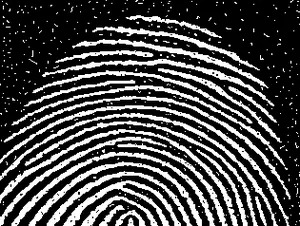
#> input picture 07-NOv/example2.jpeg, 300 x 226 px, found by its file name
$ python 01.py
#> lines starting #> are read from the running program, lines starting #| are printed output that depends on the picture
import cv2
import numpy as np
import matplotlib.pyplot as plt

# Function for erosion
def erosion(img, SE):
    m, n = img.shape
    imgErode = np.zeros((m, n))

    for i in range(1, m-1):
        for j in range(1, n-1):
            imgErode[i, j] = np.min(img[i-1:i+2, j-1:j+2] * SE)

    return imgErode

# Function for dilation
def dilation(img, SE):
    m, n = img.shape
    imgDilate = np.zeros((m, n), dtype=np.uint8)

    for i in range(1, m-1):
        for j in range(1, n-1):
            imgDilate[i, j] = np.max(img[i-1:i+2, j-1:j+2] + SE)

    return imgDilate

# Load the input image
img = cv2.imread(r"C:\Users\aryan\OneDrive - st.niituniversity.in\DIP\07-NOv\example2.jpeg",0)
#> img is the input picture: shape (226, 300); min 0, max 255, mean 73.9

# Save a copy of the input image as "finger.png"
cv2.imwrite("finger.png", img)

# Define the structuring element with a kernel size of 3x3
kernel_size = (3, 3)
SE = np.ones(kernel_size, dtype=np.uint8)

# Erode the image
AeB = erosion(img, SE)
#> after the loop in erosion, `for i in range(1, m-1):`:
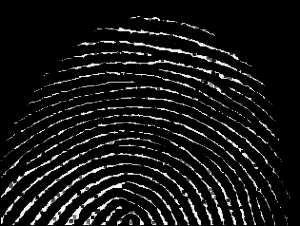
#> imgErode: shape (226, 300) float64; min 0, max 252, mean 21.7

# Dilate the eroded image (opening operation)
AoB = dilation(AeB, SE)
#> after the loop in dilation, `for i in range(1, m-1):`:
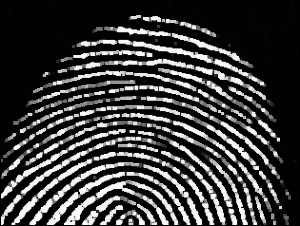
#> imgDilate: shape (226, 300); min 0, max 253, mean 59.9

# Dilate the opened image followed by erosion (closing operation)
AoBdB = dilation(AoB, SE)
#> after the loop in dilation (call 2), `for i in range(1, m-1):`:
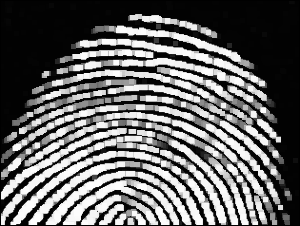
#> imgDilate: shape (226, 300); min 0, max 254, mean 102
AoBdBeB = erosion(AoBdB, SE)

# Plot all the images
plt.figure(figsize=(10, 10))

plt.subplot(3, 2, 1)
plt.imshow(img, cmap='gray')
plt.title("Original")

plt.subplot(3, 2, 2)
plt.title("E(A,B)")
plt.imshow(AeB, cmap='gray')

plt.subplot(3, 2, 3)
plt.title("O(A, B)")
plt.imshow(AoB, cmap='gray')

plt.subplot(3, 2, 4)
plt.title("D(O(A,B), B)")
plt.imshow(AoBdB, cmap='gray')

plt.subplot(3, 2, 5)
plt.title("C((O(A,B),B),B)")
plt.imshow(AoBdBeB, cmap='gray')

# Save the filtered image
cv2.imwrite("finger_filtered.png", AoBdBeB)
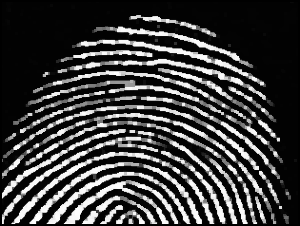
#> saved as finger_filtered.png: shape (226, 300); min 0, max 254, mean 61.6

# Display the plots
plt.show()

$ run again, with 07-NOv/example3.png saved as 07-NOv/example2.jpeg
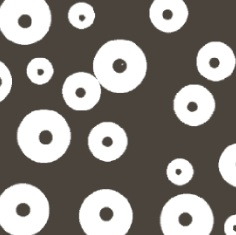
#> input picture 07-NOv/example3.png, 236 x 235 px, found by its file name
#> after the loop in dilation (call 2), `for i in range(1, m-1):`:
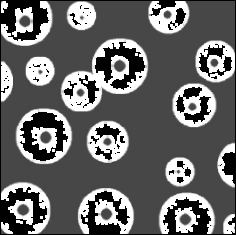
#> imgDilate: shape (235, 236); min 0, max 255, mean 104.4
#> after the loop in erosion (call 2), `for i in range(1, m-1):`:
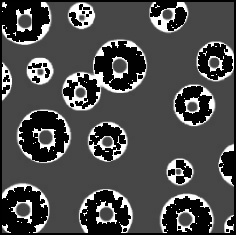
#> imgErode: shape (235, 236) float64; min 0, max 255, mean 75.3
